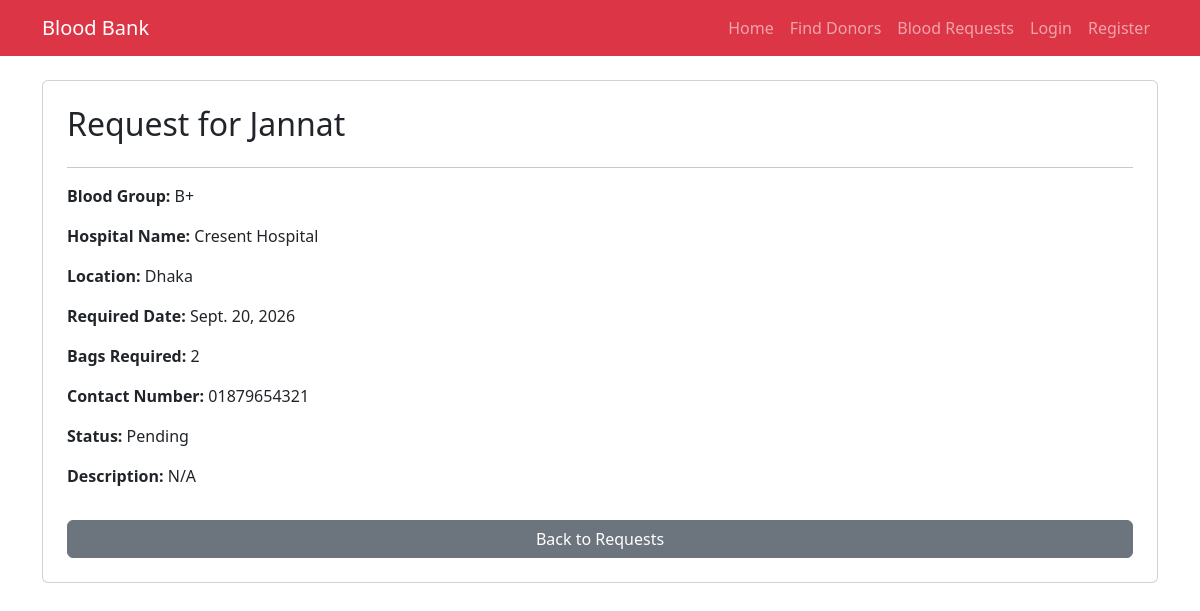
/request/1/, run on an earlier commit of the app's database.
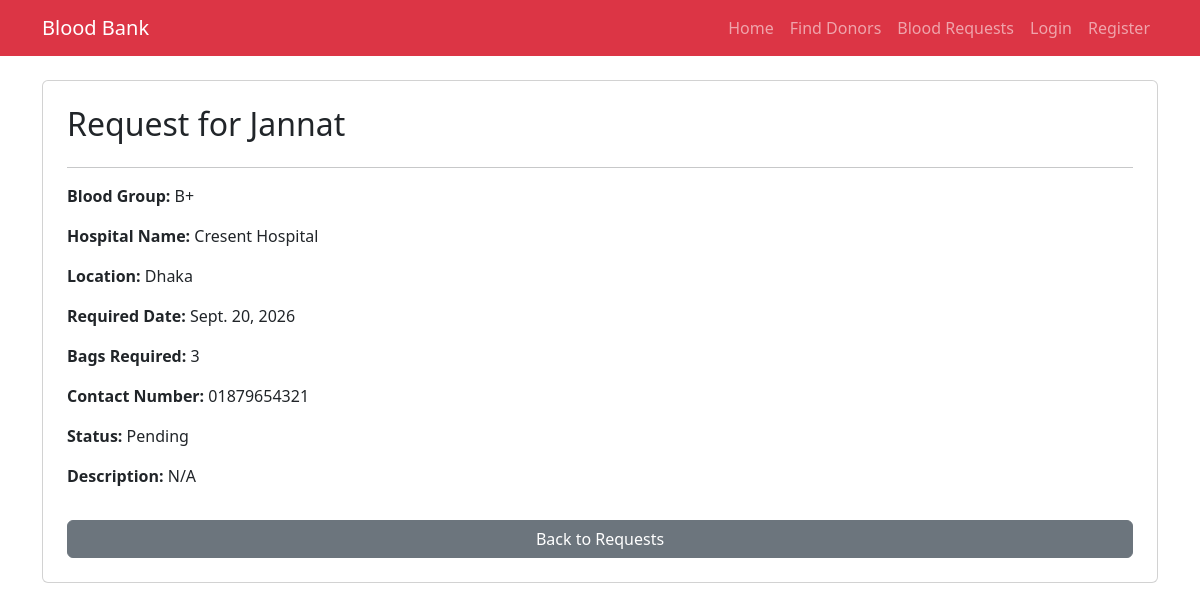
And on a later commit of the database.
### core/models.py (models this page shows, shortened)
class BloodRequest(models.Model):
    requester = models.ForeignKey(User, on_delete=models.CASCADE, related_name='requests')
    patient_name = models.CharField(max_length=100)
    blood_group = models.CharField(max_length=5, choices=BLOOD_GROUPS)
    hospital_name = models.CharField(max_length=150)
    location = models.CharField(max_length=100)
    required_date = models.DateField()
    bags_required = models.PositiveIntegerField(default=1)
    contact_number = models.CharField(max_length=15)
    description = models.TextField(blank=True, null=True)
    status = models.CharField(max_length=20, choices=STATUS_CHOICES, default='Pending')
    created_at = models.DateTimeField(auto_now_add=True)

### core/views.py (the view)
# urls.py: path('request/<int:pk>/', views.request_detail, name='request_detail'),
def request_detail(request, pk):
    req = get_object_or_404(BloodRequest, pk=pk)
    return render(request, 'core/request_detail.html', {'req': req})

### core/templates/core/request_detail.html (shortened to what this page needs)
{% extends 'core/base.html' %}
{% block content %}
<div class="card p-4">
    <h2>Request for {{ req.patient_name }}</h2>
    <hr>
    <p><strong>Blood Group:</strong> {{ req.blood_group }}</p>
    <p><strong>Hospital Name:</strong> {{ req.hospital_name }}</p>
    <p><strong>Location:</strong> {{ req.location }}</p>
    <p><strong>Required Date:</strong> {{ req.required_date }}</p>
    <p><strong>Bags Required:</strong> {{ req.bags_required }}</p>
    <p><strong>Contact Number:</strong> {{ req.contact_number }}</p>
    <p><strong>Status:</strong> {{ req.status }}</p>
    <p><strong>Description:</strong> {{ req.description|default:"N/A" }}</p>
    <a href="{% url 'request_list' %}" class="btn btn-secondary mt-3">Back to Requests</a>
</div>
{% endblock %}

What changed in the data, as far as the page shows it:
changed BloodRequest "Jannat": bags_required "2" → "3"
